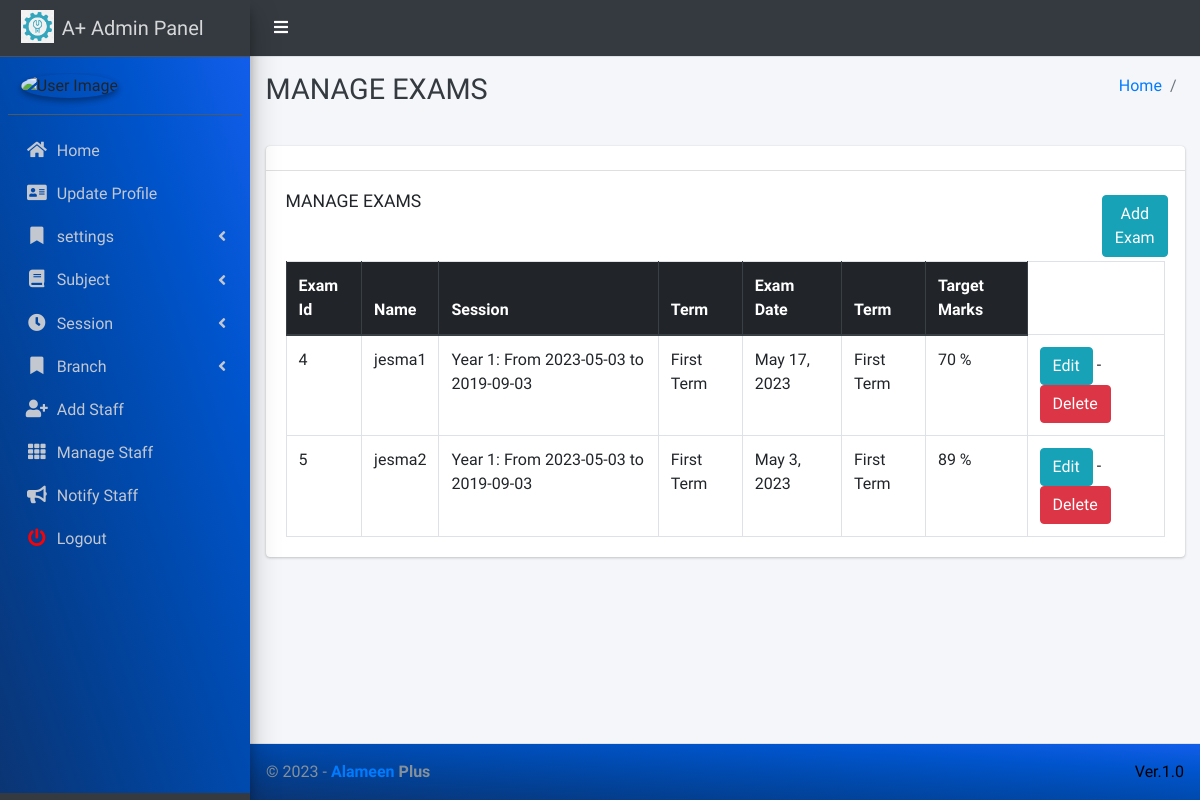
The app's page /manage/exam/ (signed in), older data.
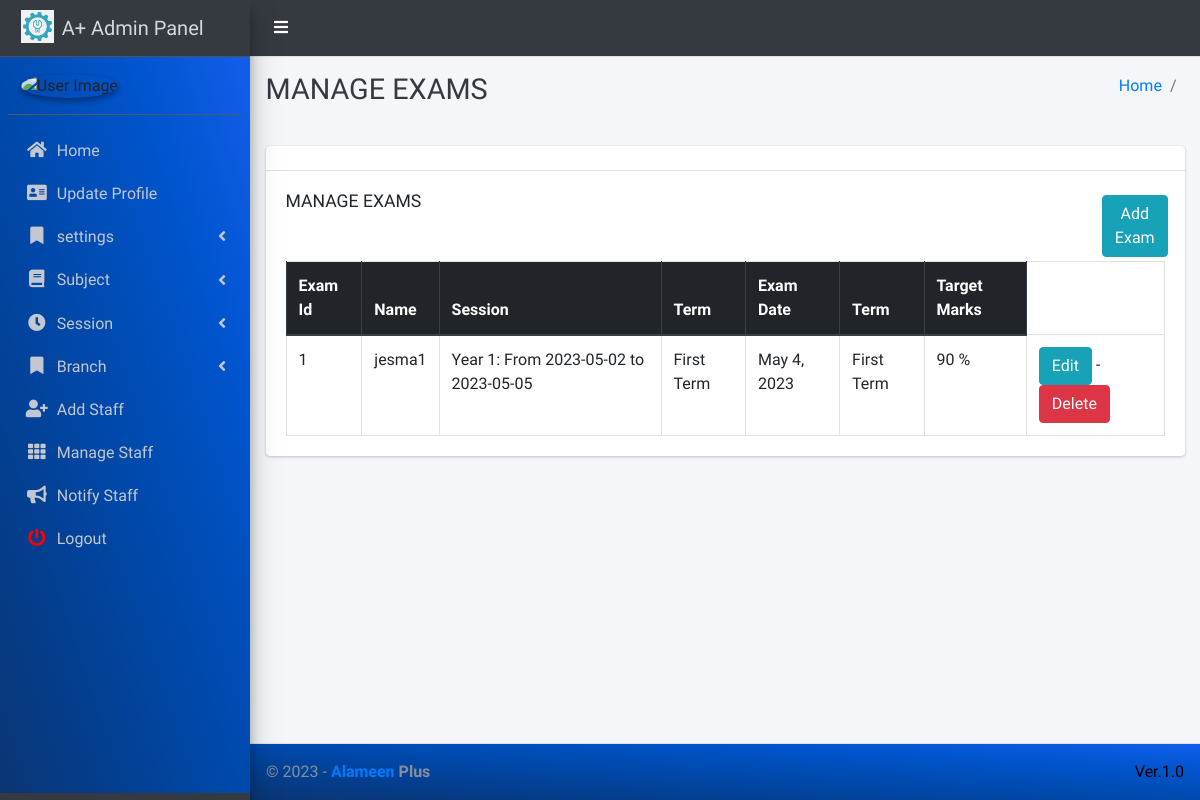
The same page, newer data.
### main_app/models.py (models this page shows, shortened)
class Exam(models.Model):
    exam_id = models.AutoField(primary_key=True)
    created_at = models.DateField(auto_now=True)
    exam_date = models.DateField()
    name = models.CharField(max_length=50, unique=True)
    target_marks = models.IntegerField()
    session = models.ForeignKey(Session, on_delete=models.DO_NOTHING)
    term = models.ForeignKey(SessionTerm, on_delete=models.DO_NOTHING)

class Session(models.Model):
    name = models.CharField(max_length=20)
    start_year = models.DateField()
    end_year = models.DateField()
    def __str__(self):
        return self.name + ": From " + str(self.start_year) + " to " + str(self.end_year)

class SessionTerm(models.Model):
    CHOICE = [
        ('First Term', 'First Term'),
        ('Second Term', 'Second Term'),
        ('Third Term', 'Third Term')
    ]
    session = models.ForeignKey(Session, on_delete=models.CASCADE)
    term = models.CharField(max_length=15, unique=True, choices=CHOICE)
    TERM_CHOICES = [("Term 1", "Term 1"), ("Term 2", "Term 2"), ("Term 3", "Term 3")]
    session = models.ForeignKey(Session, on_delete=models.CASCADE)
    name = models.CharField(max_length=10, choices=TERM_CHOICES)
    def __str__(self):
        return self.term

### main_app/hod_views.py (the view)
# urls.py: path('manage/exam/', hod_views.manage_exam, name='manage_exam'),
@login_required(redirect_field_name="user_login")
def manage_exam(request):
    exam = Exam.objects.all()
    context = {
        'exam': exam
    }
    return render(request, "hod_template/manage_exam.html", context)

### main_app/models.py (called while the page is built)
    def __str__(self):
        return  self.first_name + " " + self.last_name

### main_app/templates/hod_template/manage_exam.html
{% extends 'main_app/base.html' %}
{% load static %}
{% block page_title %}MANAGE EXAMS{% endblock page_title %}
{% block content %}
<section class="content">
    <div class="container-fluid">
        <div class="row">
            <div class="col-md-12">
                <div class="card">
                    <div class="card-header">
                    </div>
                    <div class="card-body">
                        <div class="row">
                            <div class="col-md-11">
                                <h3 class="card-title">MANAGE EXAMS</h3>
                            </div>
                            <div class="col-md-1 p-1">
                                <a class="btn btn-info" href="{% url 'add_exam' %}">Add Exam</a>
                            </div>
                        </div>
                        <table id="example2" class="table table-bordered table-hover">
                            <thead class="thead-dark">
                                <tr>
                                    <th>Exam Id</th>
                                    <th>Name</th>
                                    <th>Session</th>
                                    <th>Term</th>
                                    <th>Exam Date</th>
                                    <th>Term</th>
                                    <th>Target Marks</th>
                                </tr>
                            </thead>
                            <tbody>
                                {% for exam in exam %}
                                <tr>
                                    <td>{{exam.exam_id}}</td>
                                    <td>{{exam.name}}</td>
                                    <td>{{exam.session}}</td>
                                    <td>{{exam.term}}</td>
                                    <td>{{exam.exam_date}}</td>
                                    <td>{{exam.term}}</td>
                                    <td>{{exam.target_marks}} %</td>
                                    <td>
                                        <a href="{% url 'update_exam' exam.exam_id %}" class="btn btn-info">Edit</a> -
                                        <a href="{% url 'delete_exam' exam.exam_id %}" onclick="return confirm('Are you sure you want to delete this Exam ?')" class="btn btn-danger">Delete</a>
                                    </td>
                                </tr>
                                {% endfor %}
                            </tbody>
                        </table>
                    </div>
                </div>
            </div>
        </div>
    </div>
</section>
{% endblock content %}

Row changes from the older to the newer data that the page shows:
removed Exam: exam_id "4", name "jesma1", session "Year 1: From 2023-05-03 to 2019-09-03", term "First Term", exam_date "May 17, 2023", target_marks "70"
removed Exam: exam_id "5", name "jesma2", session "Year 1: From 2023-05-03 to 2019-09-03", term "First Term", exam_date "May 3, 2023", target_marks "89"
added Exam: exam_id "1", name "jesma1", session "Year 1: From 2023-05-02 to 2023-05-05", term "First Term", exam_date "May 4, 2023", target_marks "90"
